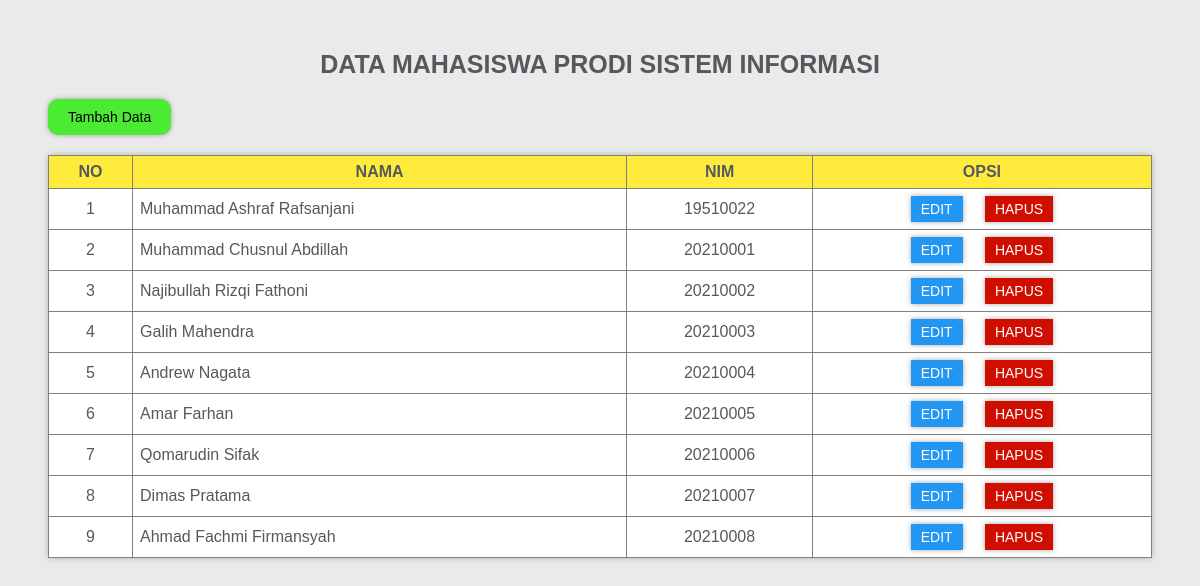
The page / on the database its author committed.
### tables this page shows
CREATE TABLE `tbl_mahasiswa` (
  `id` int(11) NOT NULL,
  `nama` varchar(35) NOT NULL,
  `nim` int(8) NOT NULL
);

### index.php (the view, shortened to what this page needs)
<!DOCTYPE html>
<html lang="en">
<head>
    <link rel="stylesheet" href="css/style.css">
</head>
<body>
    <div class='header'>
        <span class="title text-center">DATA MAHASISWA PRODI SISTEM INFORMASI</span>
    </div>
    <div class="wrapper">
        <a href="tambah.php">
            <button class='btn btn-tambah'>Tambah Data</button>
        </a>
        <table border='1' cellpadding='7' class='tabel-mahasiswa'>
            <tr class='table-title'>
                <th>NO</th>
                <th>NAMA</th>
                <th>NIM</th>
                <th>OPSI</th>
            </tr>
            <?php
                include 'koneksi.php';
                $no = 1;
                $data = mysqli_query($koneksi, 'SELECT * FROM tbl_mahasiswa');
                    while($hasil = mysqli_fetch_array($data)){
                ?>
                <tr>
                    <td class="text-center"><?php echo $no++; ?></td>
                    <td><?php echo $hasil['nama']; ?></td>
                    <td class="text-center"><?php echo $hasil['nim']; ?></td>
                    <td class="text-center">
                        <a href="edit.php?id=<?php echo $hasil['id']; ?>">
                            <button class='btn btn-edit'>EDIT</button>
                        </a>
                        <a href="hapus.php?id=<?php echo $hasil['id']; ?>">
                            <button class='btn btn-hapus'>HAPUS</button>
                        </a>
                    </td>
                </tr>
                <?php
                    }
                ?>
        </table>
    </div>
</body>
</html>

### css/style.css (style rules this page uses)
body { font-family: sans-serif; background-color: #eaeaea; color: #54595f; flex: 1; }
.header { width: 100%; text-align: center; margin-top: 50px; }
.title { font-size: 25px; font-weight: bold; }
.wrapper { padding: 0 40px; }
.tabel-mahasiswa { border-collapse: collapse; width: 100%; background-color: #ffffff; box-shadow: 0px 0px 7px -1px rgb(136 136 136 / 75%); }
.table-title { background-color: #FFEB3B; }
.text-center { text-align: center; }
.btn { border: none; box-shadow: 0px 0px 5px 0px rgb(136 136 136 / 75%); font-size: 14px; }
.btn-tambah { background-color: #4bea33; margin: 20px 0; border-radius: 10px; padding: 10px 20px; }
.btn-edit { background-color: #2196f3; color: #ffffff; padding: 5px 10px; }
.btn-hapus { background-color: #d00e00; color: #ffffff; padding: 5px 10px; }
a { text-decoration: none; }

### rows shown on the page
tbl_mahasiswa: nama "Muhammad Ashraf Rafsanjani", nim "19510022"
tbl_mahasiswa: nama "Muhammad Chusnul Abdillah", nim "20210001"
tbl_mahasiswa: nama "Najibullah Rizqi Fathoni", nim "20210002"
tbl_mahasiswa: nama "Galih Mahendra", nim "20210003"
tbl_mahasiswa: nama "Andrew Nagata", nim "20210004"
tbl_mahasiswa: nama "Amar Farhan", nim "20210005"
tbl_mahasiswa: nama "Qomarudin Sifak", nim "20210006"
tbl_mahasiswa: nama "Dimas Pratama", nim "20210007"
tbl_mahasiswa: nama "Ahmad Fachmi Firmansyah", nim "20210008"
